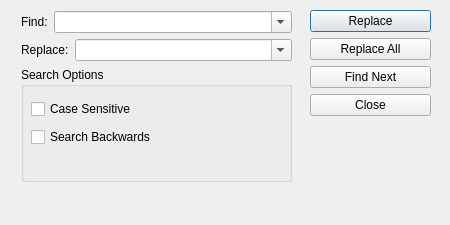
<ui version="4.0" >
 <author></author>
 <comment></comment>
 <exportmacro></exportmacro>
 <class>FMReplaceDialog</class>
 <widget class="QDialog" name="FMReplaceDialog" >
  <property name="geometry" >
   <rect>
    <x>0</x>
    <y>0</y>
    <width>450</width>
    <height>225</height>
   </rect>
  </property>
  <property name="sizePolicy" >
   <sizepolicy>
    <hsizetype>0</hsizetype>
    <vsizetype>0</vsizetype>
    <horstretch>0</horstretch>
    <verstretch>0</verstretch>
   </sizepolicy>
  </property>
  <property name="minimumSize" >
   <size>
    <width>450</width>
    <height>225</height>
   </size>
  </property>
  <property name="maximumSize" >
   <size>
    <width>450</width>
    <height>225</height>
   </size>
  </property>
  <property name="windowTitle" >
   <string>Find</string>
  </property>
  <property name="windowIcon" >
   <iconset resource="../../src/FreeMat.qrc" >:/../images/freemat_small_mod_64.png</iconset>
  </property>
  <widget class="QWidget" name="layoutWidget" >
   <property name="geometry" >
    <rect>
     <x>21</x>
     <y>11</y>
     <width>271</width>
     <height>191</height>
    </rect>
   </property>
   <layout class="QVBoxLayout" >
    <property name="margin" >
     <number>0</number>
    </property>
    <property name="spacing" >
     <number>6</number>
    </property>
    <item>
     <layout class="QHBoxLayout" >
      <property name="margin" >
       <number>0</number>
      </property>
      <property name="spacing" >
       <number>6</number>
      </property>
      <item>
       <widget class="QLabel" name="label" >
        <property name="sizePolicy" >
         <sizepolicy>
          <hsizetype>5</hsizetype>
          <vsizetype>5</vsizetype>
          <horstretch>0</horstretch>
          <verstretch>0</verstretch>
         </sizepolicy>
        </property>
        <property name="text" >
         <string>Find:</string>
        </property>
       </widget>
      </item>
      <item>
       <widget class="QComboBox" name="cmFindText" >
        <property name="sizePolicy" >
         <sizepolicy>
          <hsizetype>1</hsizetype>
          <vsizetype>0</vsizetype>
          <horstretch>1</horstretch>
          <verstretch>0</verstretch>
         </sizepolicy>
        </property>
        <property name="editable" >
         <bool>true</bool>
        </property>
       </widget>
      </item>
     </layout>
    </item>
    <item>
     <layout class="QHBoxLayout" >
      <property name="margin" >
       <number>0</number>
      </property>
      <property name="spacing" >
       <number>6</number>
      </property>
      <item>
       <widget class="QLabel" name="label_2" >
        <property name="text" >
         <string>Replace:</string>
        </property>
       </widget>
      </item>
      <item>
       <widget class="QComboBox" name="cmReplaceText" >
        <property name="sizePolicy" >
         <sizepolicy>
          <hsizetype>1</hsizetype>
          <vsizetype>0</vsizetype>
          <horstretch>1</horstretch>
          <verstretch>0</verstretch>
         </sizepolicy>
        </property>
        <property name="editable" >
         <bool>true</bool>
        </property>
       </widget>
      </item>
     </layout>
    </item>
    <item>
     <widget class="QGroupBox" name="groupBox" >
      <property name="sizePolicy" >
       <sizepolicy>
        <hsizetype>5</hsizetype>
        <vsizetype>5</vsizetype>
        <horstretch>0</horstretch>
        <verstretch>1</verstretch>
       </sizepolicy>
      </property>
      <property name="title" >
       <string>Search Options</string>
      </property>
      <property name="alignment" >
       <set>Qt::AlignLeading|Qt::AlignLeft|Qt::AlignTop</set>
      </property>
      <widget class="QWidget" name="layoutWidget" >
       <property name="geometry" >
        <rect>
         <x>10</x>
         <y>30</y>
         <width>161</width>
         <height>52</height>
        </rect>
       </property>
       <layout class="QVBoxLayout" >
        <property name="margin" >
         <number>0</number>
        </property>
        <property name="spacing" >
         <number>6</number>
        </property>
        <item>
         <widget class="QCheckBox" name="cbSensitive" >
          <property name="text" >
           <string>Case Sensitive</string>
          </property>
         </widget>
        </item>
        <item>
         <widget class="QCheckBox" name="cbBackwards" >
          <property name="text" >
           <string>Search Backwards</string>
          </property>
         </widget>
        </item>
       </layout>
      </widget>
     </widget>
    </item>
    <item>
     <widget class="QLabel" name="lbStatus" >
      <property name="sizePolicy" >
       <sizepolicy>
        <hsizetype>5</hsizetype>
        <vsizetype>5</vsizetype>
        <horstretch>0</horstretch>
        <verstretch>0</verstretch>
       </sizepolicy>
      </property>
      <property name="text" >
       <string/>
      </property>
     </widget>
    </item>
   </layout>
  </widget>
  <widget class="QWidget" name="layoutWidget" >
   <property name="geometry" >
    <rect>
     <x>310</x>
     <y>10</y>
     <width>121</width>
     <height>191</height>
    </rect>
   </property>
   <layout class="QVBoxLayout" >
    <property name="margin" >
     <number>0</number>
    </property>
    <property name="spacing" >
     <number>6</number>
    </property>
    <item>
     <widget class="QPushButton" name="btReplace" >
      <property name="text" >
       <string>Replace</string>
      </property>
     </widget>
    </item>
    <item>
     <widget class="QPushButton" name="btReplaceAll" >
      <property name="text" >
       <string>Replace All</string>
      </property>
     </widget>
    </item>
    <item>
     <widget class="QPushButton" name="btFind" >
      <property name="text" >
       <string>Find Next</string>
      </property>
      <property name="icon" >
       <iconset resource="../../src/FreeMat.qrc" >:/../images/find.png</iconset>
      </property>
     </widget>
    </item>
    <item>
     <widget class="QPushButton" name="btClose" >
      <property name="text" >
       <string>Close</string>
      </property>
      <property name="icon" >
       <iconset resource="../../src/FreeMat.qrc" >:/../images/close.png</iconset>
      </property>
     </widget>
    </item>
    <item>
     <spacer>
      <property name="orientation" >
       <enum>Qt::Vertical</enum>
      </property>
      <property name="sizeHint" >
       <size>
        <width>119</width>
        <height>31</height>
       </size>
      </property>
     </spacer>
    </item>
   </layout>
  </widget>
 </widget>
 <pixmapfunction></pixmapfunction>
 <tabstops>
  <tabstop>cmFindText</tabstop>
  <tabstop>cmReplaceText</tabstop>
  <tabstop>cbSensitive</tabstop>
  <tabstop>cbBackwards</tabstop>
  <tabstop>btReplace</tabstop>
  <tabstop>btReplaceAll</tabstop>
  <tabstop>btFind</tabstop>
  <tabstop>btClose</tabstop>
 </tabstops>
 <resources>
  <include location="../../src/FreeMat.qrc" />
 </resources>
 <connections>
  <connection>
   <sender>btClose</sender>
   <signal>clicked()</signal>
   <receiver>FMReplaceDialog</receiver>
   <slot>reject()</slot>
   <hints>
    <hint type="sourcelabel" >
     <x>330</x>
     <y>66</y>
    </hint>
    <hint type="destinationlabel" >
     <x>197</x>
     <y>125</y>
    </hint>
   </hints>
  </connection>
 </connections>
</ui>
